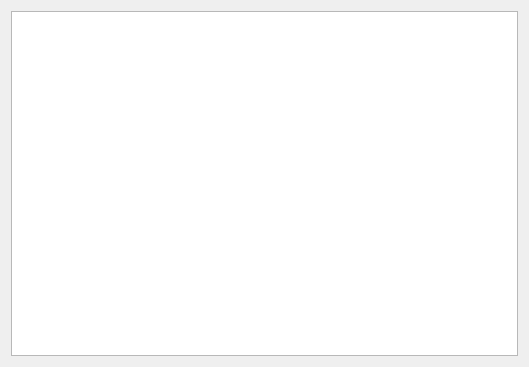
<?xml version="1.0" encoding="UTF-8"?>
<ui version="4.0">
 <class>Widget</class>
 <widget class="QWidget" name="Widget">
  <property name="geometry">
   <rect>
    <x>0</x>
    <y>0</y>
    <width>529</width>
    <height>367</height>
   </rect>
  </property>
  <property name="windowTitle">
   <string>Widget</string>
  </property>
  <layout class="QVBoxLayout" name="verticalLayout">
   <item>
    <widget class="QListView" name="listView"/>
   </item>
  </layout>
 </widget>
 <layoutdefault spacing="6" margin="11"/>
 <resources/>
 <connections/>
</ui>
